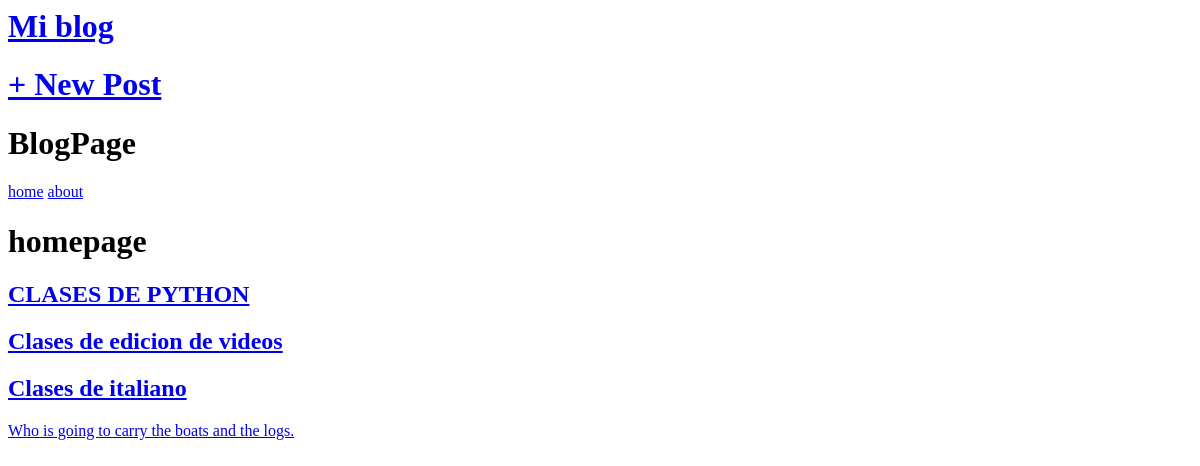
Before: / with the older database file.
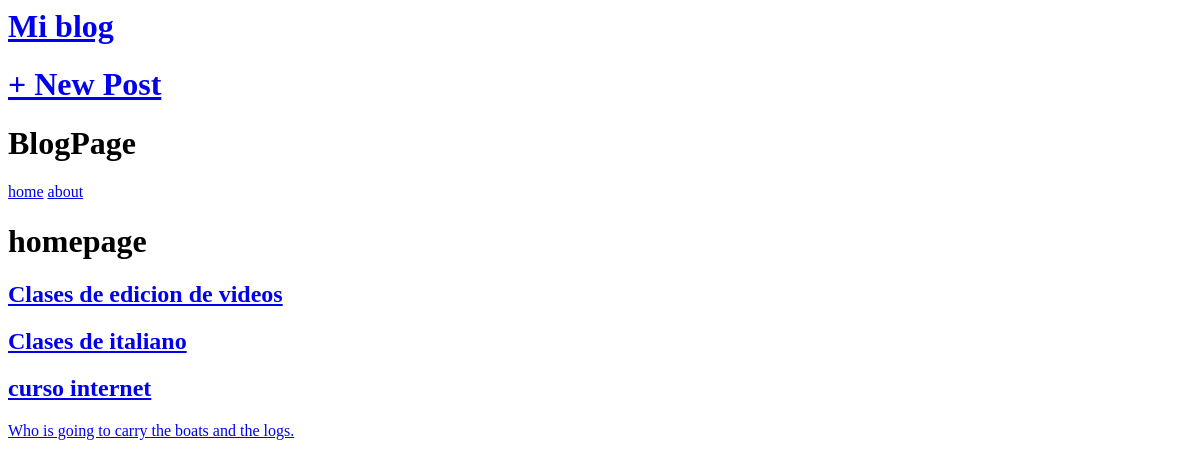
After: the same page with the newer database file.
### blog_app/models.py (models this page shows, shortened)
class Post(models.Model):
    title= models.CharField(max_length=200)
    author= models.ForeignKey(
    "auth.User" ,
    on_delete=models.CASCADE,
    )
    body = models.TextField()

### blog_app/views.py (the view)
# urls.py: path('', HomePageView.as_view(), name="home"),
class HomePageView(ListView):
    template_name='home.html'
    model= Post

### templates/home.html
{% extends 'base.html' %}
{% block content %}
<h1>homepage</h1>
{% for post in post_list %}
<div class='post-entry'>
    <h2><a href="{% url 'post_detail' post.pk %}">{{post.title}}</a></h2>
</div>
{% endfor %}
{% endblock content %}

### templates/base.html (shortened to what this page needs)
{% load static %}
<!DOCTYPE html
<html>
    <head>
        <link rel="stylesheet" href="">
    </head>
    <body>
    </body>
</html>
<header>
    <div class="nav-left">
        <h1><a href="{% url 'home' %}">Mi blog</a></h1>
        </div>
        <div class="nav-right">
            <h1><a href="{% url 'post_new' %}">+ New Post</a></h1>
            </div>
    <h1>BlogPage</h1>
    <a href="{%url 'home' %}">home</a>
    <a href="{%url 'about' %}">about<a/>
</header>
{% block content %}
{% endblock content %}
<footer>
    <a href="mailto:pietruccihlucianoa5tou@gmail.com">Who is going to carry the boats and the logs.</a>
</footer>
</body>
</html>

Changed rows visible on the page:
removed Post: title "CLASES DE PYTHON"
added Post: title "curso internet"
